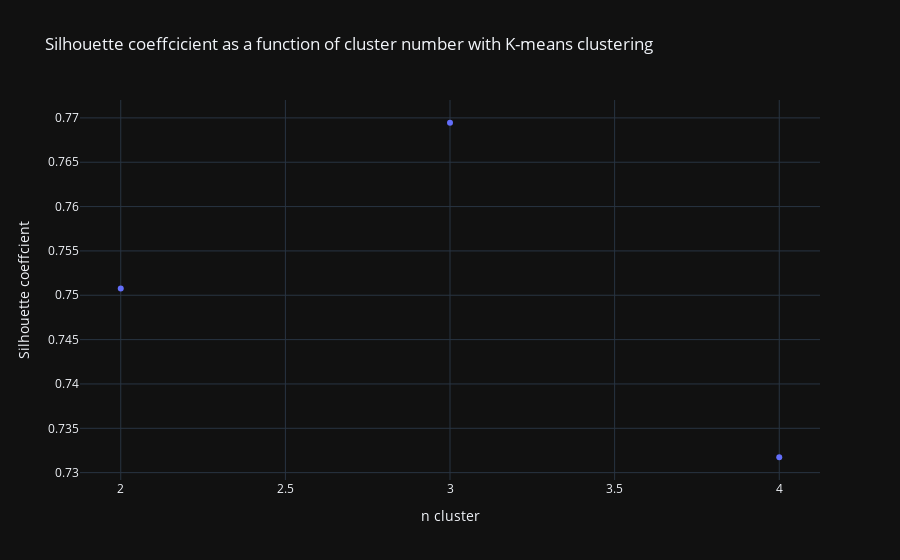
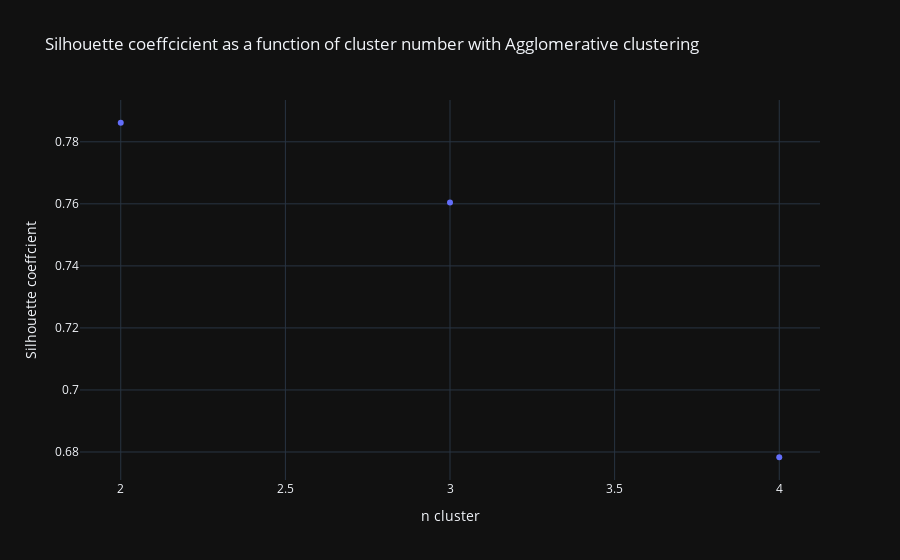
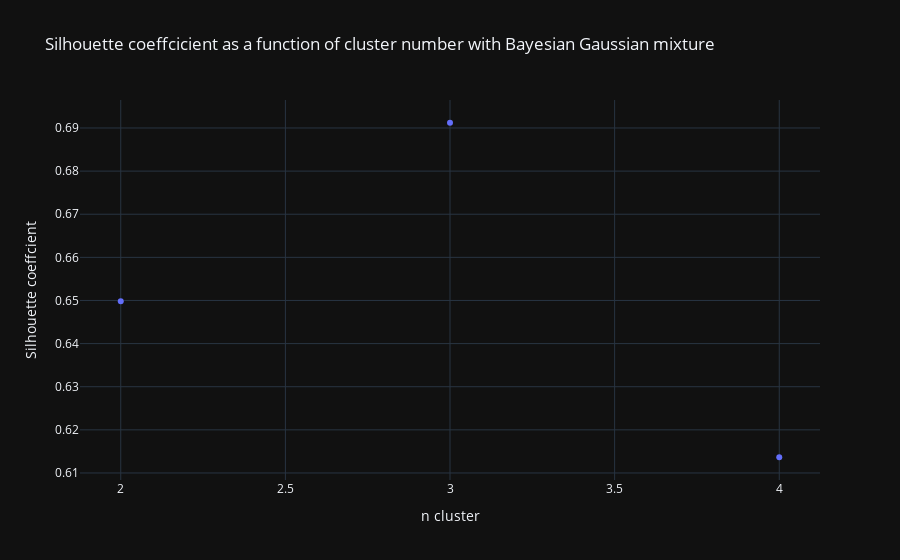
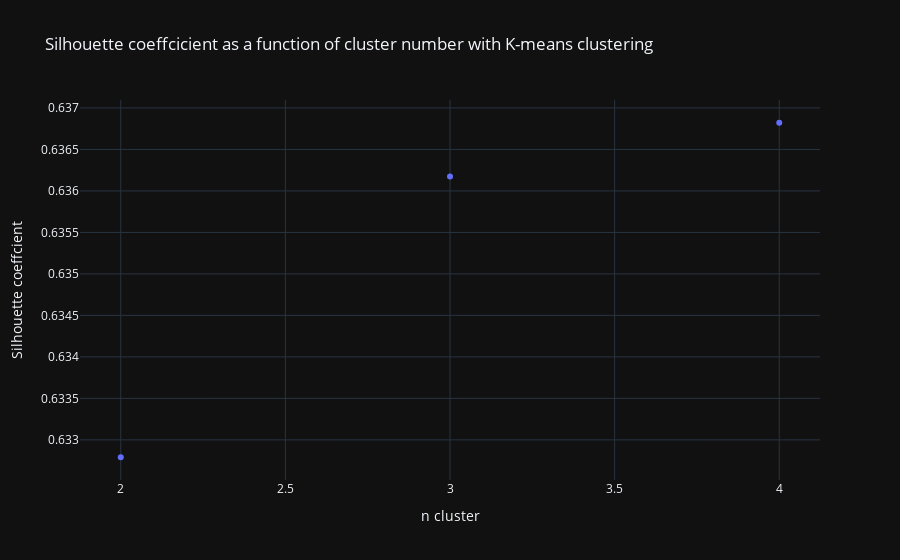

The code cell stored with these charts, in order, in its notebook:
### Code cell
# Compare Silhouette coefficients of different clustering algorithms at different number of clusters
''' This program calculates Silhouette coefficients of different clustering algorithms at different number of clusters. The data 
is Hoechst 33342 fluorescent intensity measured at single-cell level with E.coli. The purpose of clustering in this
experiment is to distinguish 2 subpopulations of bacteria when exposed to Hoechst  '''

import pandas as pd
import numpy as np
import wget
import plotly.express as px
import joblib
from sklearn.cluster import AgglomerativeClustering
from sklearn.cluster import MeanShift
from sklearn.cluster import KMeans
from sklearn.metrics import silhouette_score
from sklearn.mixture import BayesianGaussianMixture

# Function to load data
def load(url):
    df = pd.read_csv(wget.download(url))
    return df

# Function to subset data
def subset(df,gen):
    df1 = df[["Genotype","Repeat","HT_Conc_uM","Time_m","normed_intensity_ch2"]]
    df1 = df1[df1["Genotype"] == gen] [df1["Time_m"]>0].sort_values(by = ["HT_Conc_uM","Time_m"])
    return df1

# Function to reshape data
def dat(df):
    dat = np.asarray(df['normed_intensity_ch2'],df['normed_intensity_ch2']).reshape(df['normed_intensity_ch2'].size, -1)
    return dat

# Function to calculate range of cluster number needed for screening
def ncluster(df):
    time =  len(df['Time_m'].unique())
    conc = len(df['HT_Conc_uM'].unique())
    r = time*conc # r is the number of clusters needed for screening = number of timepoints * number of HT concentrations
    return r

# Function to calculate Silhouette coefficients for each number of clusters with K-means algorithm
def ktest(df):
    data = dat(df)
    k = []
    n  = []
    for i in range(2,5):
        kmeans = KMeans(n_clusters = i)
        klabels  = kmeans.fit_predict(data)
        k = np.append(k,silhouette_score(data, klabels))
        n = np.append(n,i)
    results = pd.DataFrame(k,n )
    plot = px.scatter(results,
                              title = "Silhouette coeffcicient as a function of cluster number with K-means clustering",
                              template="plotly_dark")
    plot.update_layout(showlegend=False)
    plot.update_xaxes(title = "n cluster")
    plot.update_yaxes(title = "Silhouette coeffcient" )
    plot.show()
    print(f"Best Silhouette coefficient for k-means is {results.max().values}\n")
    print(f"With {results.idxmax().values} clusters")
    return results

# Function to calculate Silhouette coefficients for each number of clusters with Agglomerative clustering algorithm
def aggtest(df):
    data = dat(df)
    k = []
    n  = []
    for i in range(2,5):
        aggclust = AgglomerativeClustering(n_clusters = i,linkage = 'complete')
        klabels  = aggclust.fit_predict(data)
        k = np.append(k,silhouette_score(data, klabels))
        n = np.append(n,i)
    results = pd.DataFrame(k,n )
    plot = px.scatter(results,
                              title = "Silhouette coeffcicient as a function of cluster number with Agglomerative clustering",
                              template="plotly_dark")
    plot.update_layout(showlegend=False)
    plot.update_xaxes(title = "n cluster")
    plot.update_yaxes(title = "Silhouette coeffcient" )
    plot.show()
    print(f"Best Silhouette coefficient for agglomerative clustering is {results.max().values}\n")
    print(f"With {results.idxmax().values} clusters")
    return results

# Calculate Silhouette coefficient for Mean Shift algorithm
def mtest(df):
    data = dat(df)
    k = []
    mshift = MeanShift()
    klabels  = mshift.fit_predict(data)
    k = np.append(k,silhouette_score(data, klabels))
    print(f"Silhoutte coeffecient for Mean shift clustering is{k}\n")
    print(f"With cluster centers:{mshift.fit(data).cluster_centers_} ")
    return k

# Calculate Silhouette coefficient for Bayesian Gaussian Mixture algo
def bayestest(df):
    data = dat(df)
    k = []
    n  = []
    for i in range(2,5):
        bayesmm = BayesianGaussianMixture(n_components = i)
        klabels  = bayesmm.fit_predict(data)
        k = np.append(k,silhouette_score(data, klabels))
        n = np.append(n,i)
    results = pd.DataFrame(k,n )
    plot = px.scatter(results,
                              title = "Silhouette coeffcicient as a function of cluster number with Bayesian Gaussian mixture ",
                              template="plotly_dark")
    plot.update_layout(showlegend=False)
    plot.update_xaxes(title = "n cluster")
    plot.update_yaxes(title = "Silhouette coeffcient" )
    plot.show()
    print(f"Best Silhouette coefficient for Bayesian Gaussian Mixture is {results.max().values}\n")
    print(f"With {results.idxmax().values} clusters")
    return results

if __name__ == "__main__":
    df_acc = load("https://www.dropbox.com/s/di568r38yhduavw/HT_accumulation_demo.csv?dl=1")
    df_accWT = subset(df_acc, "WT")
    df_accTolC = subset(df_acc,"DTolC")
    with joblib.parallel_backend('loky'):
        mwt = mtest(df_accWT)
        kwt = ktest(df_accWT)
        hwt = aggtest(df_accWT)
        bwt = bayestest(df_accWT)
        mtolc = mtest(df_accTolC)
        ktolc = ktest(df_accTolC)
        htolc = aggtest(df_accTolC)
        btolc = bayestest(df_accTolC)

#From the results, it is clear that Agglomerative clustering is the best performer with coefficient ~0.8 at 2 clusters

### Figure 1 — Plotly figure (JSON) as saved in the notebook; plotly's stock layout.template omitted (floating-point values rounded to 4 significant figures)
{"data": [{"hovertemplate": "variable=0<br>index=%{x}<br>value=%{y}<extra></extra>", "legendgroup": "0", "marker": {"color": "#636efa", "symbol": "circle"}, "mode": "markers", "name": "0", "orientation": "v", "showlegend": true, "type": "scatter", "x": [2, 3, 4], "xaxis": "x", "y": [0.7508, 0.7695, 0.7317], "yaxis": "y"}], "layout": {"legend": {"title": {"text": "variable"}, "tracegroupgap": 0}, "showlegend": false, "title": {"text": "Silhouette coeffcicient as a function of cluster number with K-means clustering"}, "xaxis": {"anchor": "y", "domain": [0, 1], "title": {"text": "n cluster"}}, "yaxis": {"anchor": "x", "domain": [0, 1], "title": {"text": "Silhouette coeffcient"}}}}

### Figure 2 — Plotly figure (JSON) as saved in the notebook; plotly's stock layout.template omitted (floating-point values rounded to 4 significant figures)
{"data": [{"hovertemplate": "variable=0<br>index=%{x}<br>value=%{y}<extra></extra>", "legendgroup": "0", "marker": {"color": "#636efa", "symbol": "circle"}, "mode": "markers", "name": "0", "orientation": "v", "showlegend": true, "type": "scatter", "x": [2, 3, 4], "xaxis": "x", "y": [0.7861, 0.7604, 0.6783], "yaxis": "y"}], "layout": {"legend": {"title": {"text": "variable"}, "tracegroupgap": 0}, "showlegend": false, "title": {"text": "Silhouette coeffcicient as a function of cluster number with Agglomerative clustering"}, "xaxis": {"anchor": "y", "domain": [0, 1], "title": {"text": "n cluster"}}, "yaxis": {"anchor": "x", "domain": [0, 1], "title": {"text": "Silhouette coeffcient"}}}}

### Figure 3 — Plotly figure (JSON) as saved in the notebook; plotly's stock layout.template omitted (floating-point values rounded to 4 significant figures)
{"data": [{"hovertemplate": "variable=0<br>index=%{x}<br>value=%{y}<extra></extra>", "legendgroup": "0", "marker": {"color": "#636efa", "symbol": "circle"}, "mode": "markers", "name": "0", "orientation": "v", "showlegend": true, "type": "scatter", "x": [2, 3, 4], "xaxis": "x", "y": [0.6498, 0.6912, 0.6136], "yaxis": "y"}], "layout": {"legend": {"title": {"text": "variable"}, "tracegroupgap": 0}, "showlegend": false, "title": {"text": "Silhouette coeffcicient as a function of cluster number with Bayesian Gaussian mixture "}, "xaxis": {"anchor": "y", "domain": [0, 1], "title": {"text": "n cluster"}}, "yaxis": {"anchor": "x", "domain": [0, 1], "title": {"text": "Silhouette coeffcient"}}}}

### Figure 4 — Plotly figure (JSON) as saved in the notebook; plotly's stock layout.template omitted (floating-point values rounded to 4 significant figures)
{"data": [{"hovertemplate": "variable=0<br>index=%{x}<br>value=%{y}<extra></extra>", "legendgroup": "0", "marker": {"color": "#636efa", "symbol": "circle"}, "mode": "markers", "name": "0", "orientation": "v", "showlegend": true, "type": "scatter", "x": [2, 3, 4], "xaxis": "x", "y": [0.6328, 0.6362, 0.6368], "yaxis": "y"}], "layout": {"legend": {"title": {"text": "variable"}, "tracegroupgap": 0}, "showlegend": false, "title": {"text": "Silhouette coeffcicient as a function of cluster number with K-means clustering"}, "xaxis": {"anchor": "y", "domain": [0, 1], "title": {"text": "n cluster"}}, "yaxis": {"anchor": "x", "domain": [0, 1], "title": {"text": "Silhouette coeffcient"}}}}
